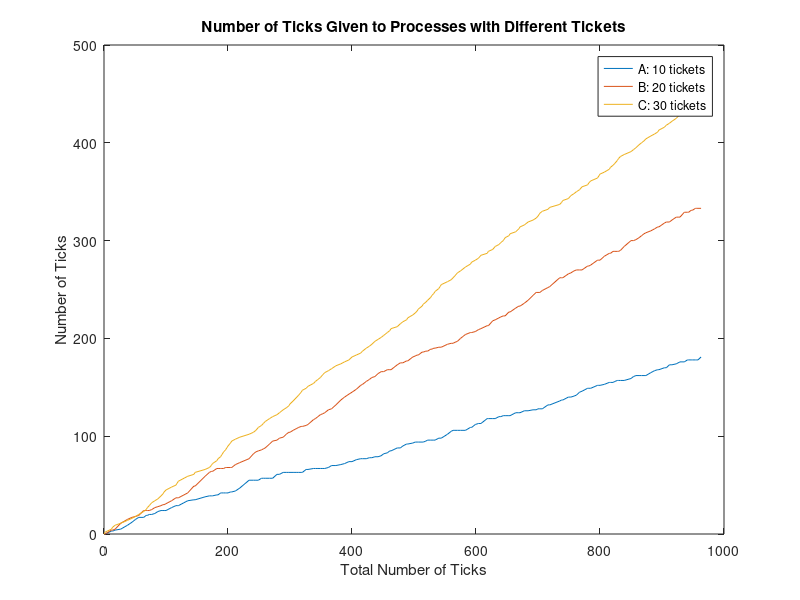

Source code (MATLAB):
% Load data for the stock indices

data =[0	0	0
0	0	2
3	4	5
3	4	7
4	5	9
5	11	11
9	15	14
12	17	16
15	18	18
17	19	20
17	24	23
19	24	25
19	24	27
20	24	29
20	25	32
21	27	34
23	28	36
24	29	39
24	30	41
24	30	43
24	31	45
27	34	48
29	37	50
29	37	52
29	37	54
32	40	57
34	42	59
35	49	61
35	49	63
38	59	66
39	63	68
39	64	70
39	64	72
40	67	75
40	67	77
42	67	79
42	67	81
42	67	84
42	68	86
42	68	88
42	68	90
43	68	93
43	68	95
44	71	97
47	73	99
55	77	102
55	82	104
55	84	106
55	85	109
57	86	111
57	87	113
57	88	115
57	92	118
57	95	120
61	96	122
61	98	124
63	99	127
63	102	129
63	104	131
63	104	133
63	106	136
63	107	138
63	108	140
63	109	142
63	110	145
63	110	147
66	111	149
66	112	151
67	117	154
67	118	156
67	120	158
67	122	160
67	123	163
67	124	165
68	127	167
70	128	169
70	132	172
71	137	174
72	140	176
74	143	178
74	145	181
76	148	183
77	152	185
77	153	187
77	156	190
78	158	192
78	160	194
79	161	197
79	164	199
80	166	201
82	166	203
83	168	206
85	168	208
85	168	210
88	173	212
88	175	215
90	175	217
92	177	219
92	177	221
93	181	224
94	182	226
94	183	228
94	183	230
94	186	233
94	186	235
95	187	237
96	187	239
96	189	242
96	189	244
96	190	246
96	190	248
98	191	251
98	191	253
98	191	255
102	194	258
105	195	260
106	195	262
106	196	264
106	197	267
106	200	269
106	202	271
106	204	273
109	206	276
109	206	278
112	207	280
113	209	282
113	210	285
118	213	287
118	213	289
118	218	291
118	219	294
120	221	296
120	222	298
121	223	300
121	223	303
121	227	305
121	227	307
124	231	309
124	233	312
124	233	314
126	236	316
126	239	319
127	244	321
127	247	323
128	247	325
128	247	328
128	249	330
132	252	332
132	253	334
136	262	337
137	262	339
137	262	341
140	266	343
140	267	346
141	269	348
142	270	350
145	270	352
146	270	355
149	274	357
149	274	359
149	275	361
152	280	364
152	280	366
152	280	368
153	284	370
155	287	373
155	287	375
155	289	377
156	289	379
157	289	382
157	289	384
157	290	386
157	294	388
159	300	391
161	300	393
162	301	395
162	303	398
162	305	400
162	307	402
162	308	404
165	310	407
167	312	409
168	314	411
168	314	413
170	318	416
170	319	418
173	319	420
173	321	422
174	324	425
175	324	427
176	324	429
176	329	431
178	329	434
178	329	436
178	331	438
178	331	440
178	333	443
178	333	445
178	333	447
181	333	449
];

time = [0
2
12
14
18
27
38
45
51
56
64
68
70
73
77
82
87
92
95
97
100
109
116
118
120
129
135
145
147
163
170
173
175
182
184
188
190
193
196
198
200
204
206
212
219
234
241
245
249
254
257
260
267
272
279
283
289
294
298
300
305
308
311
314
318
320
326
329
338
341
345
349
353
356
362
367
374
382
388
395
400
407
414
417
423
428
432
437
442
447
451
457
461
463
473
478
482
488
490
498
502
505
507
513
515
519
522
527
529
532
534
540
542
544
554
560
563
566
570
575
579
583
591
593
599
604
608
618
620
627
631
637
640
644
647
653
655
664
669
671
678
684
692
697
700
703
707
716
719
735
738
740
749
753
758
762
767
771
780
782
785
796
798
800
807
815
817
821
824
828
830
833
839
850
854
858
863
867
871
874
882
888
893
895
904
907
912
916
923
926
929
936
941
943
947
949
954
956
958
963
];

% Plot the stock index values versus time
figure
plot(time, data)

% Use dateticks for the x axis
%datetick('x')

% Add title and axis labels
xlabel('Total Number of Ticks')
ylabel('Number of Ticks')
title('Number of Ticks Given to Processes with Different Tickets')

% Add a legend in the top, left corner
legend('A: 10 tickets', 'B: 20 tickets', 'C: 30 tickets')